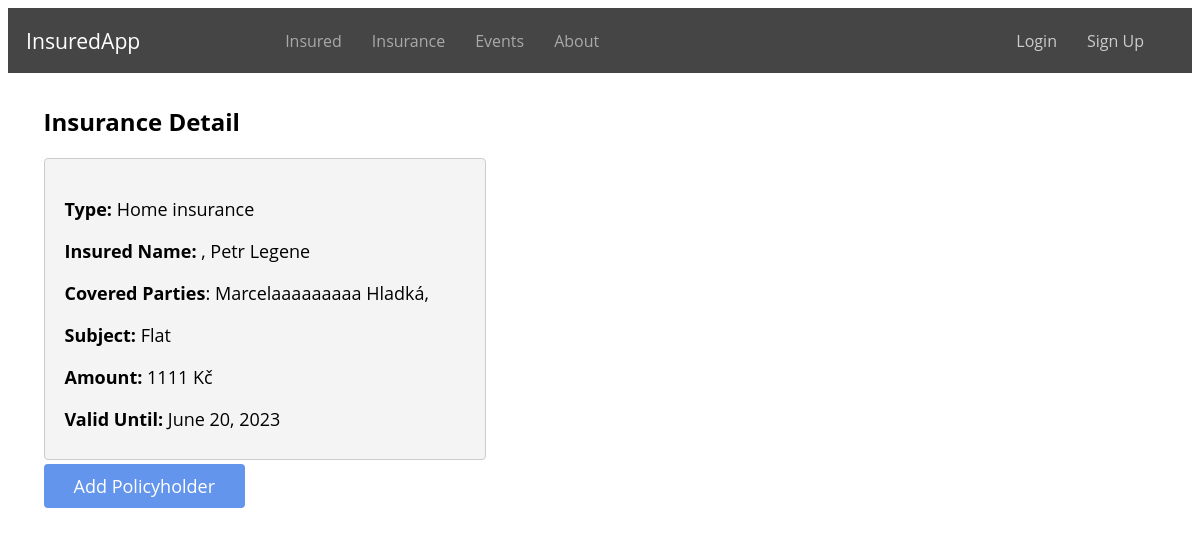
/insurance/24/, run on the app's committed database.
### evidence/models.py (models this page shows, shortened)
class Insurance(models.Model):
    INSURANCE_TYPE = (
        ('home', 'Home insurance'),
        ('car', 'Car insurance'),
        ('property', 'Property insurance'),
    )
    insurance = models.ManyToManyField(Insured, related_name='insurance')
    type = models.CharField(max_length=32, choices=INSURANCE_TYPE)
    subject = models.CharField(max_length=32)
    amount = models.CharField(max_length=32)
    valid_from = models.DateField()
    valid_until = models.DateField()
    class Meta:
        ordering = ['id']

class Insured(models.Model):
    user = models.ForeignKey(User, on_delete=models.CASCADE, related_name='insured', null=True, blank=True)
    first_name = models.CharField(max_length=100)
    profile_photo = models.ImageField(upload_to='profile_photos', blank=True, null=True)
    last_name = models.CharField(max_length=100)
    email = models.EmailField()
    role = models.CharField(max_length=20, choices=RoleEnum.choices(), null=True)
    street = models.CharField(max_length=100)
    city = models.CharField(max_length=64)
    zipcode = models.CharField(max_length=16)
    phone = models.CharField(max_length=16)
    is_policyholder = models.BooleanField(default=False)
    class Meta:
        ordering = ['id']

### evidence/views.py (the view)
# urls.py: path('insurance/<int:insurance_id>/', views.insurance_detail, name='insurance_detail'),
def insurance_detail(request, insurance_id):
    insurance = Insurance.objects.get(id=insurance_id)
    insured_names = [f"{insured.first_name} {insured.last_name}" for insured in insurance.insurance.all()]
    insurance.insured_names = ", ".join(insured_names)
    return render(request, 'insurance_detail.html', {'insurance': insurance})

### evidence/templates/insurance_detail.html (shortened to what this page needs)
{% extends 'base.html' %}
{% block content %}
    <div class="insurance-detail">
        <h2 class="insurance-h">Insurance Detail</h2>
        <div class="insurance-info">
            <p><strong>Type:</strong> {{ insurance.get_type_display }}</p>
            <p><strong>Insured Name:</strong> {% for insured in insurance.insurance.all %}
                {% if insured.role != 'insurer' %}
                    {% if not forloop.first %}, {% endif %}
                    {{ insured.first_name }} {{ insured.last_name }}
                {% endif %}
            {% empty %}
                No insured
            {% endfor %}</p>
            <p><strong>Covered Parties</strong>: {% for insured in insurance.insurance.all %}
                {% if insured.role == 'insurer' %}
                    {{ insured.first_name }} {{ insured.last_name }}{% if not forloop.last %}, {% endif %}
                {% endif %}
            {% empty %}
                No policyholders
            {% endfor %}</p>
            <p><strong>Subject:</strong> {{ insurance.subject }}</p>
            <p><strong>Amount:</strong> {{ insurance.amount }} Kč</p>
            <p><strong>Valid Until:</strong> {{ insurance.valid_until }}</p>
        </div>
        <div class="submit-button-add-policyholder">
            <a href="{% url 'add_policyholder' insurance_id=insurance.id %}" class="submit-button">Add Policyholder</a>
        </div>
    </div>
{% endblock %}

### static/css/style.css (style rules this page uses)
.submit-button { padding: 10px 30px; background-color: #6495ED; color: #fff; text-decoration: none; font-size: 18px; border: none; border-radius: 4px; cursor: pointer; }
.insurance-detail, .insurance-event-detail { max-width: 40%; padding: 1% 0 0 3%; border-radius: 8px; }
.insurance-h { font-size: 24px; font-weight: bold; }
.insurance-info { margin-top: 20px; }
.insurance-info p { font-size: 18px; margin-bottom: 8px; }
.submit-button-add-policyholder { margin-top: 3%; }
.insurance-detail, .insurance-event-detail { font-family: 'Open Sans', sans-serif; }
.insurance-h, .insurance-event-detail-h { margin-top: 20px; }
.insurance-info, .insurance-event-info { margin-top: 10px; padding: 20px; border: 1px solid #ccc; border-radius: 4px; max-width: 400px; background-color: #f4f4f4; }

### data on the page
Insurance: type "Home insurance", subject "Flat", amount "1111", valid_until "June 20, 2023"
Insured: first_name "Petr", last_name "Legene"
Insured: first_name "Marcelaaaaaaaaa", last_name "Hladká"
